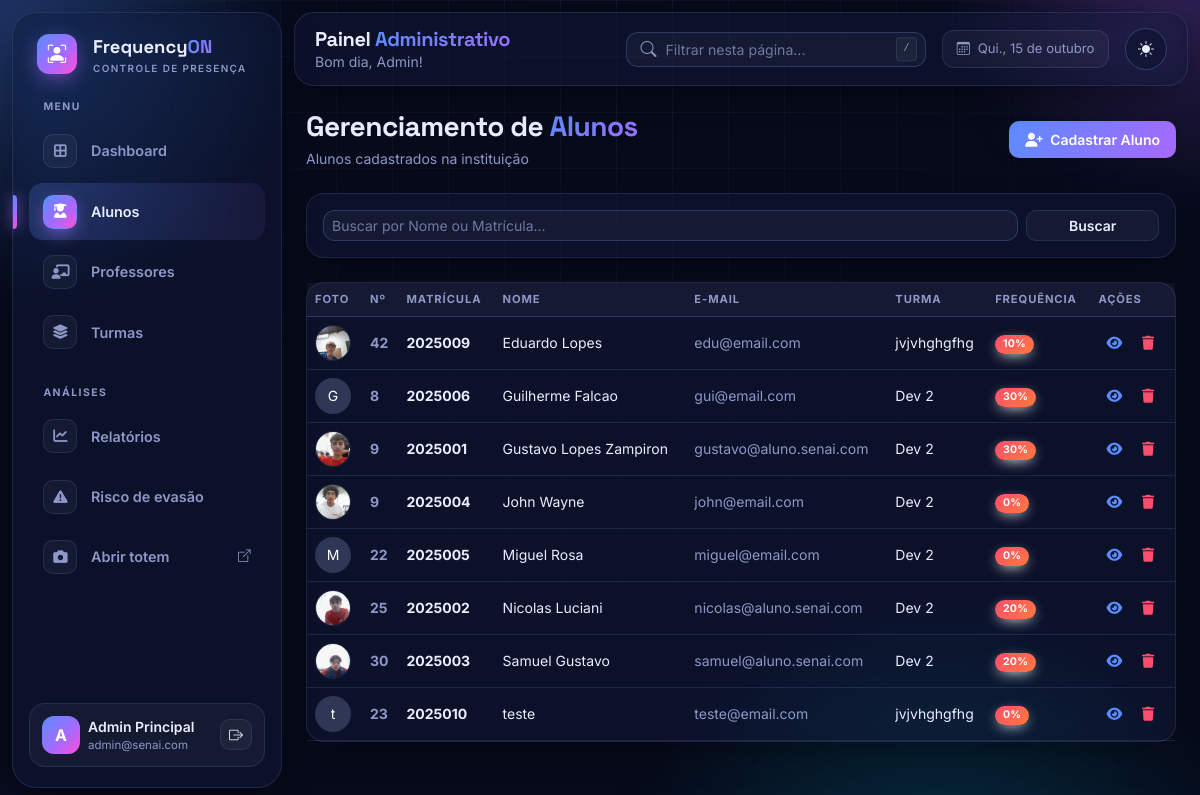
Before: /admin/alunos (signed in) with the older database file.
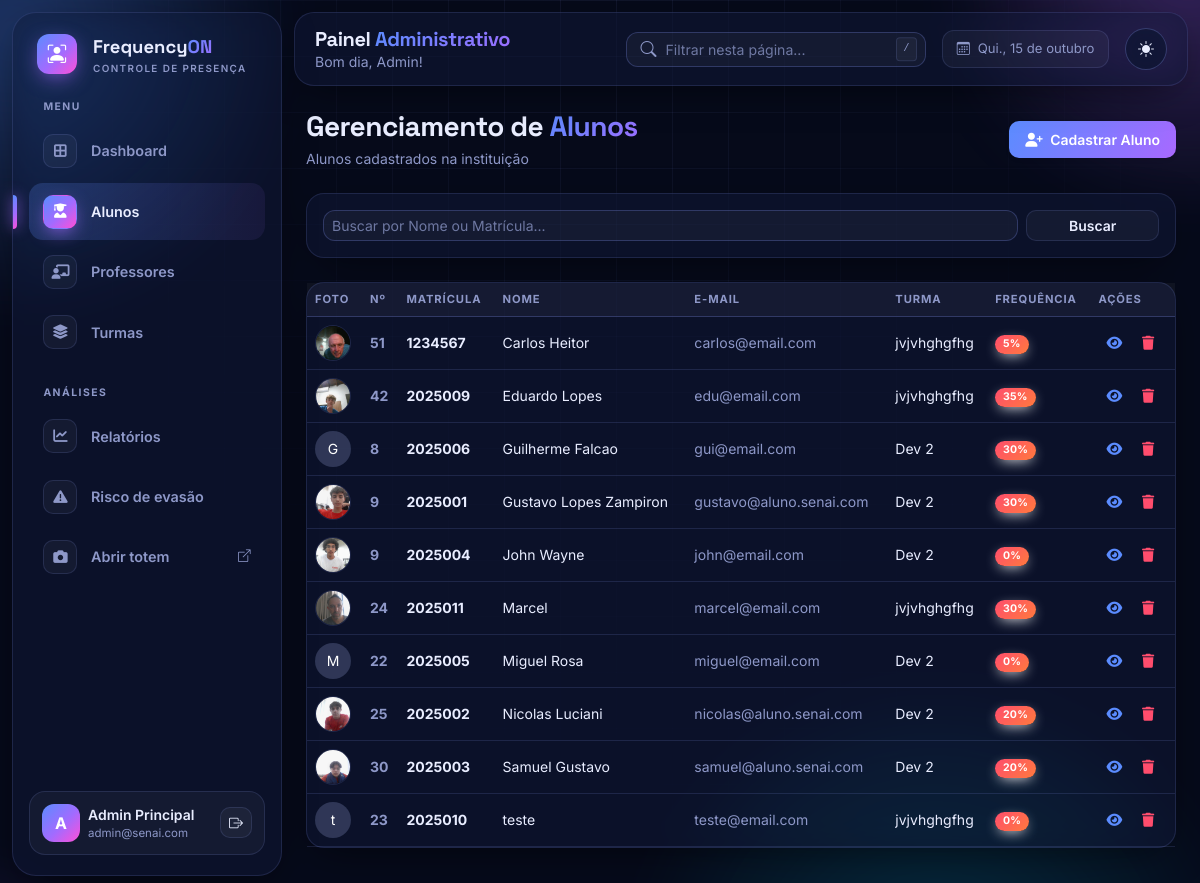
After: the same page with the newer database file.
### database.py (models this page shows, shortened)
class UsuarioMixin:
    def set_senha(self, senha):
        self.senha_hash = generate_password_hash(senha)
    def check_senha(self, senha):
        return check_password_hash(self.senha_hash, senha)

class Aluno(UsuarioMixin, db.Model):
    __tablename__ = "alunos"
    id = db.Column(db.Integer, primary_key=True)
    nome = db.Column(db.String(120), nullable=False)
    email = db.Column(db.String(120))
    matricula = db.Column(db.String(30), unique=True, nullable=False, index=True)
    numero_chamada = db.Column(db.Integer)
    senha_hash = db.Column(db.String(255), nullable=False)
    foto = db.Column(db.String(255))            # URL da foto (ex: /static/uploads/...)
    face_encoding = db.Column(db.LargeBinary)   # 128 floats (float64) do rosto
    turma_id = db.Column(db.Integer, db.ForeignKey("turmas.id"))
    turma = db.relationship("Turma", back_populates="alunos")
    presencas = db.relationship("Presenca", cascade="all, delete-orphan", backref="aluno")
    justificativas = db.relationship("Justificativa", cascade="all, delete-orphan", backref="aluno",
                                     order_by="Justificativa.data.desc()")
    @property
    def frequencia(self):
        if not self.turma_id:
            return 0
        dias_aula = self.turma.dias_aula
        if not dias_aula:
            return 0
        dias = (db.session.query(func.count(func.distinct(Presenca.data)))
                .join(Aluno, Presenca.aluno_id == Aluno.id)
                .filter(Aluno.turma_id == self.turma_id,
                        filtro_dias_aula(Presenca.data, dias_aula))
                .scalar())
        if not dias:
            return 0
        ok = (db.session.query(func.count(Presenca.id))
              .filter(
                  Presenca.aluno_id == self.id,
                  Presenca.status.in_(("presente", "atraso")),
                  filtro_dias_aula(Presenca.data, dias_aula)
              )
              .scalar())
        return min(100, round(ok * 100 / (dias * AULAS_POR_DIA)))

class Turma(db.Model):
    __tablename__ = "turmas"
    id = db.Column(db.Integer, primary_key=True)
    nome = db.Column(db.String(120), nullable=False)
    curso = db.Column(db.String(120), nullable=False)
    alunos = db.relationship("Aluno", back_populates="turma")
    vinculos = db.relationship("ProfessorTurma", back_populates="turma",
                               cascade="all, delete-orphan")
    @property
    def dias_aula(self):
        return tuple(sorted({d for v in self.vinculos for d in v.dias_semana}))

class ProfessorTurma(db.Model):
    __tablename__ = "professor_turma"
    professor_id = db.Column(db.Integer, db.ForeignKey("professores.id"), primary_key=True)
    turma_id = db.Column(db.Integer, db.ForeignKey("turmas.id"), primary_key=True)
    dias = db.Column(db.String(20), nullable=False, default="")   # ex: "1,3" = terça e quinta
    professor = db.relationship("Professor", back_populates="vinculos")
    turma = db.relationship("Turma", back_populates="vinculos")
    @property
    def dias_semana(self):
        return tuple(int(d) for d in self.dias.split(",") if d.strip().isdigit())

### rotas/admin.py (the view)
@admin.route("/alunos")
@requer("admin")
def alunos():
    busca = request.args.get("busca", "").strip()
    q = Aluno.query
    if busca:
        q = q.filter(or_(Aluno.nome.ilike(f"%{busca}%"), Aluno.matricula.ilike(f"%{busca}%")))
    return render_template("admin/alunos.html", alunos=q.order_by(Aluno.nome).all(), busca=busca)

### database.py (called while the page is built)
def filtro_dias_aula(coluna, dias):
    return func.strftime("%w", coluna).in_([str((d + 1) % 7) for d in dias])

### rotas/comum.py (called while the page is built)
def usuario_atual():
    tipo, uid = session.get("tipo"), session.get("uid")
    modelo = {"admin": Admin, "professor": Professor, "aluno": Aluno}.get(tipo)
    return db.session.get(modelo, uid) if modelo and uid else None

def requer(tipo):
    def deco(f):
        @wraps(f)
        def wrapper(*a, **kw):
            if session.get("tipo") != tipo or not usuario_atual():
                return redirect(url_for({"admin": "login_admin", "professor": "login_professor"}
                                        .get(tipo, "login_aluno")))
            return f(*a, **kw)
        return wrapper
    return deco

### templates/admin/alunos.html (shortened to what the changed rows need)
{% extends 'admin/base.html' %}
{% block content %}
<div class="d-flex align-items-center justify-content-between mb-4">
    <div>
        <h1 class="h3 fw-bold mb-1">Gerenciamento de <span class="fo-gradient-text">Alunos</span></h1>
    </div>
</div>
<div class="card border-0 shadow-sm rounded-3">
    <div class="card-body p-0">
        <div class="table-responsive">
            <table class="table table-hover align-middle mb-0">
                <thead class="table-light small">
                    <tr>
                        <th>Foto</th>
                        <th>Nº</th>
                        <th>Matrícula</th>
                        <th>Nome</th>
                        <th>E-mail</th>
                        <th>Turma</th>
                        <th>Frequência</th>
                        <th>Ações</th>
                    </tr>
                </thead>
                <tbody class="small">
                    {% for aluno in alunos %}
                    <tr>
                        <td>
                            {% if aluno.foto %}
                                <img src="{{ aluno.foto }}" alt="{{ aluno.nome }}" class="rounded-circle border object-fit-cover quadrado-36">
                            {% else %}
                                <div class="avatar-initial rounded-circle bg-secondary text-white d-flex align-items-center justify-content-center quadrado-36">
                                    {{ aluno.nome[0] if aluno.nome else 'A' }}
                                </div>
                            {% endif %}
                        </td>
                        <td class="fw-bold text-muted">{{ aluno.numero_chamada or '-' }}</td>
                        <td class="fw-bold">{{ aluno.matricula }}</td>
                        <td>{{ aluno.nome }}</td>
                        <td class="text-muted">{{ aluno.email or '-' }}</td>
                        <td>{{ aluno.turma.nome if aluno.turma else 'Sem turma' }}</td>
                        <td>
                            <span class="badge {% if aluno.frequencia < 75 %}bg-danger{% else %}bg-success{% endif %}">
                                {{ aluno.frequencia }}%
                            </span>
                        </td>
                        <td class="text-nowrap">
                            <a href="{{ url_for('admin.detalhes_aluno', id=aluno.id) }}" class="btn btn-outline-primary btn-sm border-0" title="Ver detalhes">
                                <i class="fa-solid fa-eye"></i>
                            </a>
                            <form class="d-inline" method="POST" action="{{ url_for('admin.deletar_aluno', id=aluno.id) }}" onsubmit="return confirm('Tem certeza que deseja excluir?');">
                                <button type="submit" class="btn btn-outline-danger btn-sm border-0">
                                    <i class="fa-solid fa-trash"></i>
                                </button>
                            </form>
                        </td>
                    </tr>
                    {% else %}
                    <tr>
                        <td colspan="8" class="text-center text-muted py-4">Nenhum aluno encontrado no banco de dados.</td>
                    </tr>
                    {% endfor %}
                </tbody>
            </table>
        </div>
    </div>
</div>
{% endblock %}

Changed rows visible on the page:
added Aluno: foto (picture), numero_chamada "51", matricula "1234567", nome "Carlos Heitor", email "carlos@email.com", turma "jvjvhghgfhg", frequencia "5"
changed through a linked row, Aluno "Eduardo Lopes": frequencia "10" → "35"
added Aluno: foto (picture), numero_chamada "24", matricula "2025011", nome "Marcel", email "marcel@email.com", turma "jvjvhghgfhg", frequencia "30"
